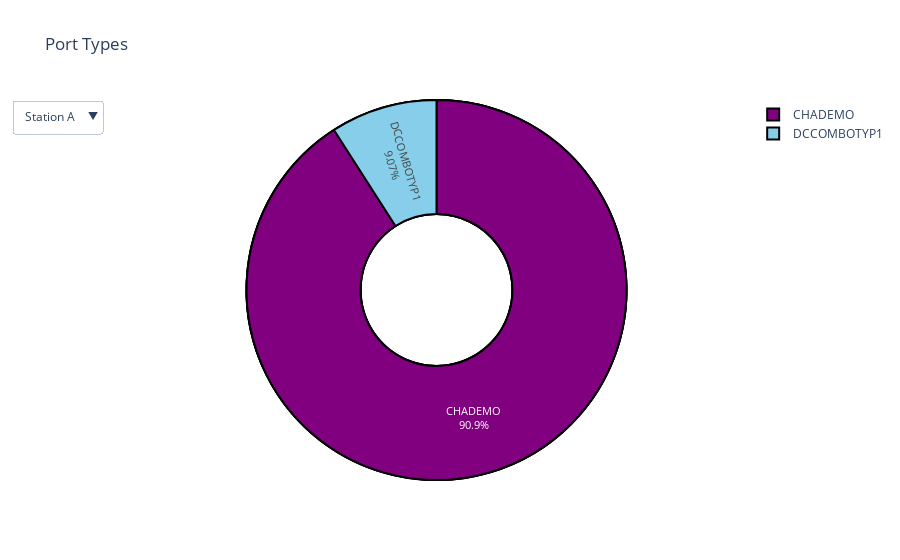

Source (notebook cell):
### Code cell
##port type pie chart

fig = go.Figure()
fig.add_trace(go.Pie(labels=portlabels,values=portsizesA,name="Port Type"))
fig.add_trace(go.Pie(labels=portlabels,values=portsizesB,name="Port Type"))
fig.add_trace(go.Pie(labels=portlabels,values=port,name="Port Type"))

fig.update_layout(updatemenus=[
        go.layout.Updatemenu(
            active=0,
            buttons=list([
                dict(label="Station A",
                     method="restyle",
                     args=[{"visible": [True, False, False]},
                           {"title": "Station A"}]),
                dict(label="Station B",
                     method="restyle",
                     args=[{"visible": [False, True, False]},
                           {"title": "Station B"}]),
                dict(label="Both",
                     method="restyle",
                     args=[{"visible": [False, False, True]},
                           {"title": "Both"}])]),)])
fig.update_layout(title_text="Port Types")                     
fig.update_traces(hole=.4,hoverinfo='value', textinfo='label+percent', textfont_size=11, marker=dict(colors=colors, line=dict(color='#000000', width=2)))
fig.show()

### Figure 1 — Plotly figure (JSON) as saved in the notebook; plotly's stock layout.template omitted (floating-point values rounded to 4 significant figures)
{"data": [{"hole": 0.4, "hoverinfo": "value", "labels": ["CHADEMO", "DCCOMBOTYP1"], "marker": {"colors": ["purple", "skyblue"], "line": {"color": "#000000", "width": 2}}, "name": "Port Type", "textfont": {"size": 11}, "textinfo": "label+percent", "type": "pie", "values": [5551, 651]}, {"hole": 0.4, "hoverinfo": "value", "labels": ["CHADEMO", "DCCOMBOTYP1"], "marker": {"colors": ["purple", "skyblue"], "line": {"color": "#000000", "width": 2}}, "name": "Port Type", "textfont": {"size": 11}, "textinfo": "label+percent", "type": "pie", "values": [3953, 297]}, {"hole": 0.4, "hoverinfo": "value", "labels": ["CHADEMO", "DCCOMBOTYP1"], "marker": {"colors": ["purple", "skyblue"], "line": {"color": "#000000", "width": 2}}, "name": "Port Type", "textfont": {"size": 11}, "textinfo": "label+percent", "type": "pie", "values": [9504, 948]}], "layout": {"autosize": true, "title": {"text": "Port Types"}, "updatemenus": [{"active": 0, "buttons": [{"args": [{"visible": [true, false, false]}, {"title": "Station A"}], "label": "Station A", "method": "restyle"}, {"args": [{"visible": [false, true, false]}, {"title": "Station B"}], "label": "Station B", "method": "restyle"}, {"args": [{"visible": [false, false, true]}, {"title": "Both"}], "label": "Both", "method": "restyle"}]}]}}
